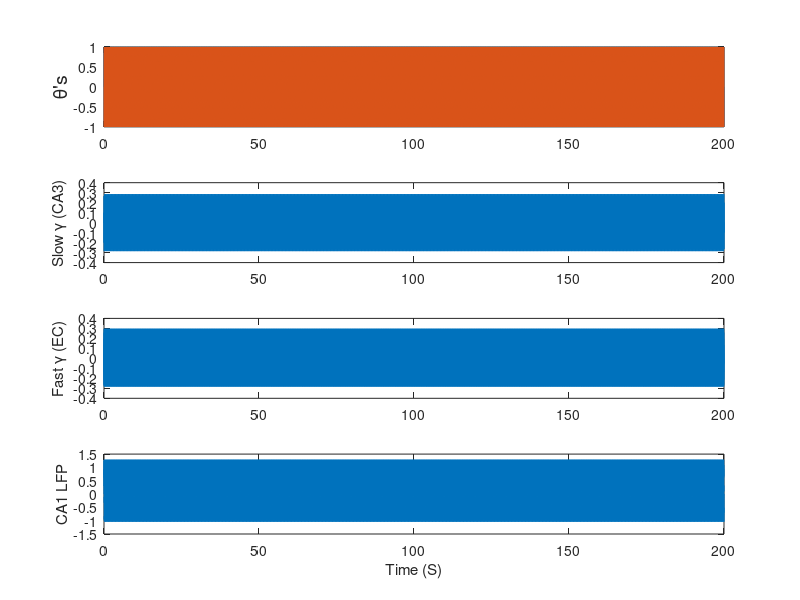

Reproduce this figure in MATLAB. (Note: this script raises an error after producing the figure.)
% Gamma LFP Model

function gammaSim() 

fs = 600;              % Sampling frequency (samples per second)
dt = 1/fs;             % seconds per sample
StopTime = 200;        % seconds
t = (0:dt:StopTime)';  % seconds


F = 8;                 % theta frequency (hertz)
theta = sin(2*pi*F*t);

F = 60; % Hz                 
sGamma = sin(2*pi*F*t);
sgTheta = -sin(2*pi*8*t+pi/2);

F = 80; % Hz                
fGamma = sin(2*pi*F*t);

gScale = .3;

signal = theta + gScale * (fGamma .* relu(theta)) + gScale * (sGamma .* relu(sgTheta));

%%
figure;
numPlts = 4;
subplot(numPlts,1,1)
plot(t,theta); hold on; plot(t,sgTheta)
ylabel('\theta''s','fontsize',14)

subplot(numPlts,1,2)
plot(t,gScale * (sGamma .* relu(-sin(2*pi*8*t+pi/2))))
ylabel('Slow \gamma (CA3)','fontsize',11)

subplot(numPlts,1,3)
plot(t,gScale * (fGamma .* relu(theta)))
ylabel('Fast \gamma (EC)','fontsize',11)

subplot(numPlts,1,4)
%plot(theta + gScale * (fGamma .* relu(theta)) + gScale * (sGamma .* relu(-theta)))
plot(t,signal)
ylabel('CA1 LFP','fontsize',11)
xlabel('Time (S)','fontsize',11)



%% Generate theta mod gamma figure

[modindex, thetarange, gammarange, powPhsDists, bincenters,thetaamps_M,gammaamps_M,stdVals]  = thetaModGamma_nonCMB(signal, fs,'filtParams',2,'stdGamma',1,'gammarange',[10:2:140],'thetarange',8);
figure; imagesc(linspace(10,360,36), gammarange,powPhsDists)
colormap 'jet';
title('Simulated theta mod gamma')
ylabel('Frequency (Hz)'); xlabel('\theta Phase')
%h = colorbar; set(get(h,'label'),'string','Power (\mew V^{2})'); 
h = colorbar; ylabel(h, 'Power (\muV^{2})','rotation', 270, 'position', [2.7, 1.6, 0], 'fontsize',11);
axis xy;
end

function y = relu(x)
y = max(0,x);
end

function y = sig(x)
y = 1./(1 + exp(-x));
end